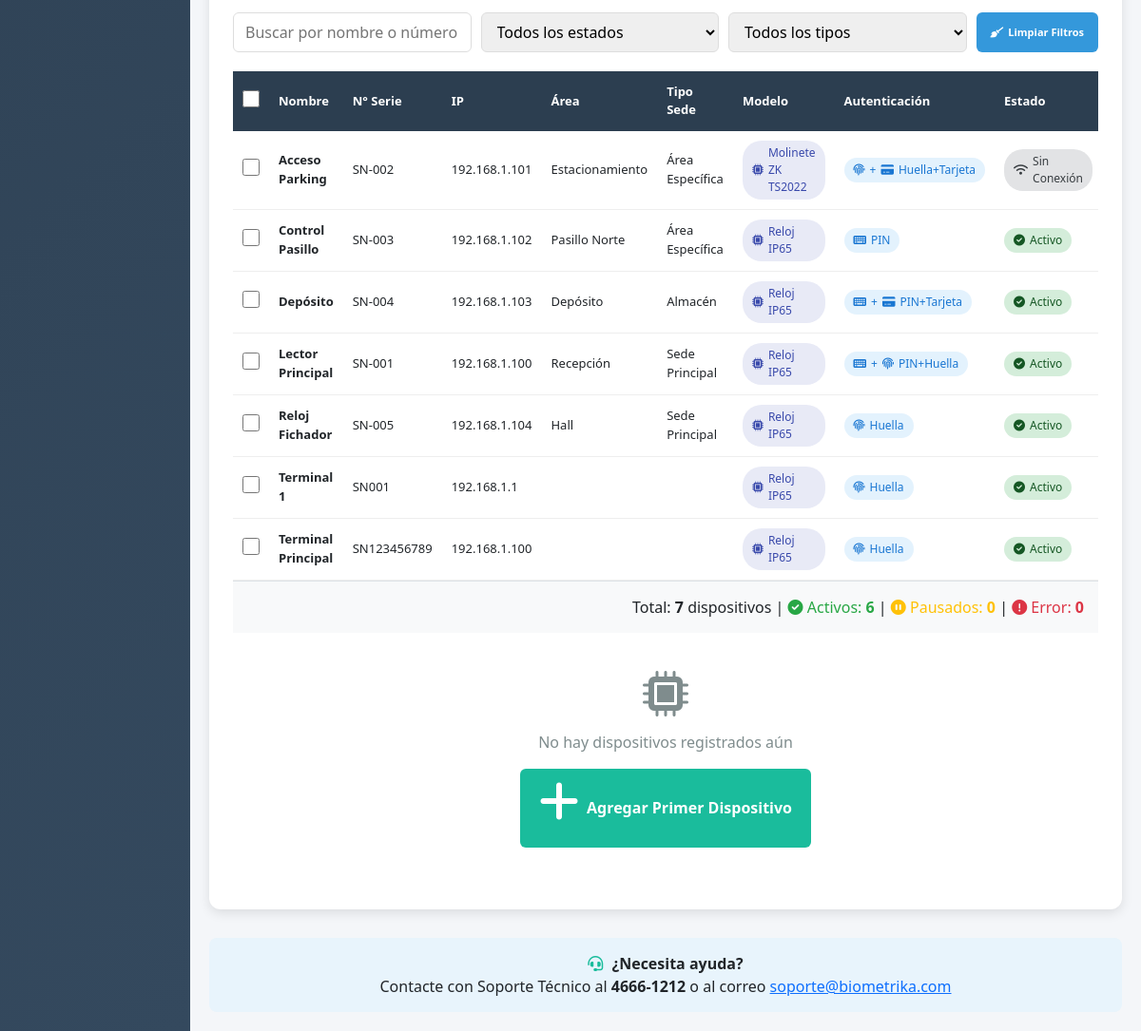
Before: /dispositivos/ (signed in, lower part) with the older database file.
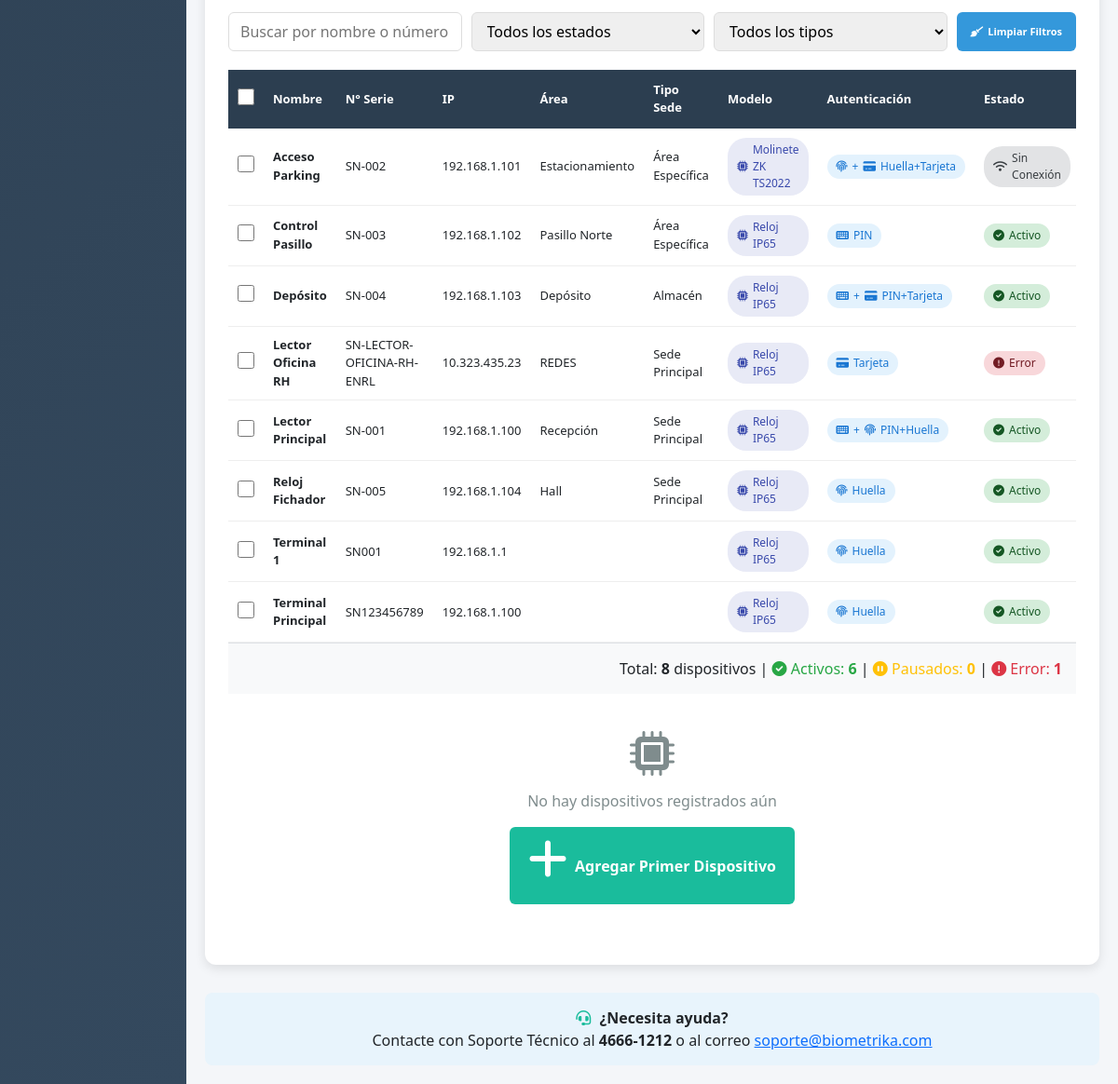
After: the same page with the newer database file.
### dispositivos/models.py (models this page shows, shortened)
class Dispositivo(models.Model):
    TIPO_DISPOSITIVO_CHOICES = [
        ('pin', 'Solo PIN'),
        ('huella', 'Solo Huella Digital'),
        ('tarjeta', 'Solo Tarjeta RFID'),
        ('pin_huella', 'PIN + Huella'),
        ('pin_tarjeta', 'PIN + Tarjeta'),
        ('huella_tarjeta', 'Huella + Tarjeta'),
    ]
    MODELO_DISPOSITIVO_CHOICES = [
        ('reloj_ip65', 'Control de Acceso por Huella – Reloj – IP – IP65'),
        ('molinete_zk', 'Molinete Biométrico ZK TS2022'),
    ]
    TIPO_SEDE_CHOICES = [
        ('sede', 'Sede Principal'),
        ('oficina', 'Oficina'),
        ('area', 'Área Específica'),
        ('almacen', 'Almacén'),
    ]
    ESTADO_CHOICES = [
        ('activo', 'Activo'),
        ('pausado', 'Pausado'),
        ('error', 'Error'),
        ('sin_conexion', 'Sin Conexión'),
        ('apagado', 'Apagado'),
    ]
    ZONA_HORARIA_CHOICES = [
        ('America/Mexico_City', 'CDMX (UTC-6)'),
        ('America/Bogota', 'Bogotá (UTC-5)'),
        ('America/Buenos_Aires', 'Buenos Aires (UTC-3)'),
        ('America/Lima', 'Lima (UTC-5)'),
        ('America/Santiago', 'Santiago (UTC-4)'),
    ]
    nombre = models.CharField(max_length=100, verbose_name='Nombre del Dispositivo')
    numero_serie = models.CharField(max_length=50, unique=True, verbose_name='Número de Serie')
    tipo_sede = models.CharField(max_length=20, choices=TIPO_SEDE_CHOICES, verbose_name='Tipo de Sede')
    area = models.CharField(max_length=100, verbose_name='Área/Ubicación')
    direccion = models.CharField(max_length=200, blank=True, verbose_name='Dirección Física')
    direccion_ip = models.GenericIPAddressField(verbose_name='Dirección IP')
    zona_horaria = models.CharField(max_length=50, choices=ZONA_HORARIA_CHOICES, verbose_name='Zona Horaria')
    intervalo_solicitud = models.IntegerField(default=5, verbose_name='Intervalo de Solicitud (minutos)')
    estado = models.CharField(max_length=20, choices=ESTADO_CHOICES, default='activo', verbose_name='Estado')
    tipo_dispositivo = models.CharField(max_length=20, choices=TIPO_DISPOSITIVO_CHOICES, default='pin_huella', verbose_name='Tipo de Dispositivo')
    modelo_dispositivo = models.CharField(max_length=50, choices=MODELO_DISPOSITIVO_CHOICES, default='reloj_ip65', verbose_name='Modelo del Dispositivo')
    observaciones = models.TextField(blank=True, verbose_name='Observaciones')
    modelos_cargados = models.TextField(blank=True, verbose_name='Modelos Cargados (JSON)')
    ultima_carga_modelos = models.DateTimeField(blank=True, null=True, verbose_name='Última Carga de Modelos')
    ultima_conexion = models.DateTimeField(auto_now=True, verbose_name='Última Conexión')
    fecha_registro = models.DateTimeField(auto_now_add=True, verbose_name='Fecha de Registro')
    api_key = models.CharField(max_length=100, unique=True, blank=True, verbose_name='API Key')
    class Meta:
        verbose_name = 'Dispositivo'
        verbose_name_plural = 'Dispositivos'
        ordering = ['nombre']

### dispositivos/views.py (the view)
# urls.py: path('', views.lista_dispositivos, name='lista'),
@login_required
def lista_dispositivos(request):
    dispositivos = Dispositivo.objects.all()
    context = {
        'dispositivos': dispositivos,
        'total_activos': dispositivos.filter(estado='activo').count(),
        'total_pausados': dispositivos.filter(estado='pausado').count(),
        'total_error': dispositivos.filter(estado='error').count(),
    }
    return render(request, 'dispositivos/lista.html', context)

### templates/dispositivos/lista.html (shortened to what the changed rows need)
{% extends 'dashboard/base.html' %}
{% load static %}
{% block content %}
<link rel="stylesheet" href="{% static 'css/style_dispositivos.css' %}">
<div class="dispositivos-container">
    <div class="main-container">
        <div class="list-panel">
            <div class="tabla-container">
                <table id="tablaDispositivos">
                    <thead>
                        <tr>
                            <th style="width: 40px;">
                                <input type="checkbox" id="checkbox-seleccionar-todos" onchange="toggleSeleccionarTodos(this)">
                            </th>
                            <th>Nombre</th>
                            <th>N° Serie</th>
                            <th>IP</th>
                            <th>Área</th>
                            <th>Tipo Sede</th>
                            <th>Modelo</th>
                            <th>Autenticación</th>
                            <th>Estado</th>
                        </tr>
                    </thead>
                    <tbody id="cuerpoTabla">
                        {% for dispositivo in dispositivos %}
                        <tr data-id="{{ dispositivo.id }}">
                            <td class="checkbox-cell">
                                <input type="checkbox" class="checkbox-dispositivo" data-id="{{ dispositivo.id }}" data-nombre="{{ dispositivo.nombre }}" onchange="actualizarContadorSeleccionados()">
                            </td>
                            <td><strong>{{ dispositivo.nombre }}</strong></td>
                            <td>{{ dispositivo.numero_serie }}</td>
                            <td>{{ dispositivo.direccion_ip }}</td>
                            <td>{{ dispositivo.area }}</td>
                            <td>{{ dispositivo.get_tipo_sede_display }}</td>
                            <td>
                                <span class="badge-modelo">
                                    <i class="fa-solid fa-microchip"></i>
                                    {% if dispositivo.modelo_dispositivo == 'reloj_ip65' %}
                                        Reloj IP65
                                    {% else %}
                                        Molinete ZK TS2022
                                    {% endif %}
                                </span>
                            </td>
                            <td>
                                <span class="badge-tipo">
                                    {% if dispositivo.tipo_dispositivo == 'pin' %}
                                        <i class="fa-solid fa-keyboard"></i> PIN
                                    {% elif dispositivo.tipo_dispositivo == 'huella' %}
                                        <i class="fa-solid fa-fingerprint"></i> Huella
                                    {% elif dispositivo.tipo_dispositivo == 'tarjeta' %}
                                        <i class="fa-solid fa-credit-card"></i> Tarjeta
                                    {% elif dispositivo.tipo_dispositivo == 'pin_huella' %}
                                        <i class="fa-solid fa-keyboard"></i> + <i class="fa-solid fa-fingerprint"></i> PIN+Huella
                                    {% elif dispositivo.tipo_dispositivo == 'pin_tarjeta' %}
                                        <i class="fa-solid fa-keyboard"></i> + <i class="fa-solid fa-credit-card"></i> PIN+Tarjeta
                                    {% elif dispositivo.tipo_dispositivo == 'huella_tarjeta' %}
                                        <i class="fa-solid fa-fingerprint"></i> + <i class="fa-solid fa-credit-card"></i> Huella+Tarjeta
                                    {% endif %}
                                </span>
                            </td>
                            <td>
                                <span class="badge-estado {% if dispositivo.estado == 'activo' %}badge-activo{% elif dispositivo.estado == 'pausado' %}badge-pausado{% elif dispositivo.estado == 'error' %}badge-error{% else %}badge-sin_conexion{% endif %}">
                                    <i class="fa-solid
                                        {% if dispositivo.estado == 'activo' %}fa-check-circle
                                        {% elif dispositivo.estado == 'pausado' %}fa-pause-circle
                                        {% elif dispositivo.estado == 'error' %}fa-exclamation-circle
                                        {% elif dispositivo.estado == 'sin_conexion' %}fa-wifi
                                        {% else %}fa-power-off{% endif %}"></i>
                                    {{ dispositivo.get_estado_display }}
                                </span>
                            </td>
                        </tr>
                        {% endfor %}
                    </tbody>
                </table>
            </div>
            <div id="estadisticas-footer" style="padding: 15px; background: #f8f9fa; text-align: right; border-top: 1px solid #dee2e6;">
                Total: <strong id="total-dispositivos">{{ dispositivos.count }}</strong> dispositivos |
                <span style="color: #28a745;"><i class="fa-solid fa-check-circle"></i> Activos: <strong id="total-activos">{{ total_activos }}</strong></span> |
                <span style="color: #ffc107;"><i class="fa-solid fa-pause-circle"></i> Pausados: <strong id="total-pausados">{{ total_pausados }}</strong></span> |
                <span style="color: #dc3545;"><i class="fa-solid fa-exclamation-circle"></i> Error: <strong id="total-error">{{ total_error }}</strong></span>
            </div>
        </div>
    </div>
</div>
{% endblock %}

Changed rows visible on the page:
added Dispositivo: nombre "Lector Oficina RH", numero_serie "SN-LECTOR-OFICINA-RH-ENRL", direccion_ip "10.323.435.23", area "REDES", tipo_sede "Sede Principal", modelo_dispositivo "Reloj IP65", tipo_dispositivo "tarjeta" (drawn), estado "Error"
Other visible differences:
{{ dispositivos.count }}: "7" → "8"
{{ total_error }}: "0" → "1"
